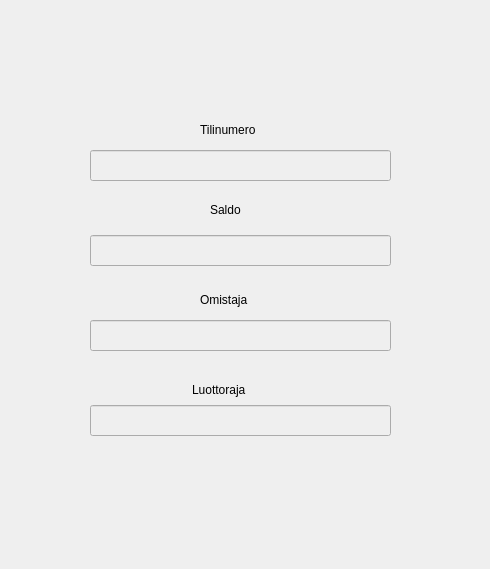
<?xml version="1.0" encoding="UTF-8"?>
<ui version="4.0">
 <class>tili</class>
 <widget class="QDialog" name="tili">
  <property name="geometry">
   <rect>
    <x>0</x>
    <y>0</y>
    <width>490</width>
    <height>569</height>
   </rect>
  </property>
  <property name="windowTitle">
   <string>Dialog</string>
  </property>
  <widget class="QLineEdit" name="tilinumeroJoho">
   <property name="enabled">
    <bool>false</bool>
   </property>
   <property name="geometry">
    <rect>
     <x>90</x>
     <y>150</y>
     <width>301</width>
     <height>31</height>
    </rect>
   </property>
  </widget>
  <widget class="QLineEdit" name="saldoJoho">
   <property name="enabled">
    <bool>false</bool>
   </property>
   <property name="geometry">
    <rect>
     <x>90</x>
     <y>235</y>
     <width>301</width>
     <height>31</height>
    </rect>
   </property>
  </widget>
  <widget class="QLineEdit" name="omistajaJoho">
   <property name="enabled">
    <bool>false</bool>
   </property>
   <property name="geometry">
    <rect>
     <x>90</x>
     <y>320</y>
     <width>301</width>
     <height>31</height>
    </rect>
   </property>
  </widget>
  <widget class="QLineEdit" name="luottorajaJoho">
   <property name="enabled">
    <bool>false</bool>
   </property>
   <property name="geometry">
    <rect>
     <x>90</x>
     <y>405</y>
     <width>301</width>
     <height>31</height>
    </rect>
   </property>
  </widget>
  <widget class="QLabel" name="label">
   <property name="geometry">
    <rect>
     <x>200</x>
     <y>120</y>
     <width>91</width>
     <height>20</height>
    </rect>
   </property>
   <property name="text">
    <string>Tilinumero</string>
   </property>
  </widget>
  <widget class="QLabel" name="label_2">
   <property name="geometry">
    <rect>
     <x>210</x>
     <y>200</y>
     <width>63</width>
     <height>20</height>
    </rect>
   </property>
   <property name="text">
    <string>Saldo</string>
   </property>
  </widget>
  <widget class="QLabel" name="label_3">
   <property name="geometry">
    <rect>
     <x>200</x>
     <y>290</y>
     <width>63</width>
     <height>20</height>
    </rect>
   </property>
   <property name="text">
    <string>Omistaja</string>
   </property>
  </widget>
  <widget class="QLabel" name="label_4">
   <property name="geometry">
    <rect>
     <x>192</x>
     <y>380</y>
     <width>71</width>
     <height>20</height>
    </rect>
   </property>
   <property name="text">
    <string>Luottoraja</string>
   </property>
  </widget>
 </widget>
 <resources/>
 <connections/>
</ui>
